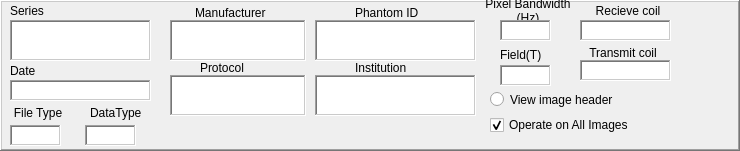
    <widget class="QFrame" name="frame_3">
     <property name="geometry">
      <rect>
       <x>5</x>
       <y>105</y>
       <width>740</width>
       <height>151</height>
      </rect>
     </property>
     <property name="autoFillBackground">
      <bool>true</bool>
     </property>
     <property name="frameShape">
      <enum>QFrame::WinPanel</enum>
     </property>
     <property name="frameShadow">
      <enum>QFrame::Raised</enum>
     </property>
     <widget class="QLabel" name="label">
      <property name="geometry">
       <rect>
        <x>10</x>
        <y>0</y>
        <width>46</width>
        <height>21</height>
       </rect>
      </property>
      <property name="text">
       <string>Series</string>
      </property>
     </widget>
     <widget class="QLabel" name="label_3">
      <property name="geometry">
       <rect>
        <x>10</x>
        <y>60</y>
        <width>51</width>
        <height>21</height>
       </rect>
      </property>
      <property name="text">
       <string>Date</string>
      </property>
     </widget>
     <widget class="QTextEdit" name="lblSeries">
      <property name="geometry">
       <rect>
        <x>10</x>
        <y>20</y>
        <width>141</width>
        <height>41</height>
       </rect>
      </property>
      <property name="frameShape">
       <enum>QFrame::WinPanel</enum>
      </property>
      <property name="verticalScrollBarPolicy">
       <enum>Qt::ScrollBarAlwaysOff</enum>
      </property>
     </widget>
     <widget class="QTextEdit" name="lblDate">
      <property name="geometry">
       <rect>
        <x>10</x>
        <y>80</y>
        <width>141</width>
        <height>21</height>
       </rect>
      </property>
      <property name="frameShape">
       <enum>QFrame::WinPanel</enum>
      </property>
      <property name="verticalScrollBarPolicy">
       <enum>Qt::ScrollBarAlwaysOff</enum>
      </property>
     </widget>
     <widget class="QLabel" name="label_4">
      <property name="geometry">
       <rect>
        <x>195</x>
        <y>5</y>
        <width>91</width>
        <height>16</height>
       </rect>
      </property>
      <property name="text">
       <string>Manufacturer</string>
      </property>
     </widget>
     <widget class="QTextEdit" name="lblManufacturer">
      <property name="geometry">
       <rect>
        <x>170</x>
        <y>20</y>
        <width>136</width>
        <height>41</height>
       </rect>
      </property>
      <property name="frameShape">
       <enum>QFrame::WinPanel</enum>
      </property>
      <property name="verticalScrollBarPolicy">
       <enum>Qt::ScrollBarAlwaysOff</enum>
      </property>
     </widget>
     <widget class="QTextEdit" name="lblField">
      <property name="geometry">
       <rect>
        <x>500</x>
        <y>65</y>
        <width>51</width>
        <height>21</height>
       </rect>
      </property>
      <property name="frameShape">
       <enum>QFrame::WinPanel</enum>
      </property>
      <property name="verticalScrollBarPolicy">
       <enum>Qt::ScrollBarAlwaysOff</enum>
      </property>
     </widget>
     <widget class="QLabel" name="label_5">
      <property name="geometry">
       <rect>
        <x>500</x>
        <y>45</y>
        <width>51</width>
        <height>20</height>
       </rect>
      </property>
      <property name="text">
       <string>Field(T)</string>
      </property>
     </widget>
     <widget class="QLabel" name="label_6">
      <property name="geometry">
       <rect>
        <x>200</x>
        <y>60</y>
        <width>51</width>
        <height>16</height>
       </rect>
      </property>
      <property name="text">
       <string>Protocol</string>
      </property>
     </widget>
     <widget class="QTextEdit" name="lblProtocol">
      <property name="geometry">
       <rect>
        <x>170</x>
        <y>75</y>
        <width>136</width>
        <height>41</height>
       </rect>
      </property>
      <property name="frameShape">
       <enum>QFrame::WinPanel</enum>
      </property>
      <property name="verticalScrollBarPolicy">
       <enum>Qt::ScrollBarAlwaysOff</enum>
      </property>
     </widget>
     <widget class="QLabel" name="label_7">
      <property name="geometry">
       <rect>
        <x>355</x>
        <y>5</y>
        <width>71</width>
        <height>16</height>
       </rect>
      </property>
      <property name="text">
       <string>Phantom ID</string>
      </property>
     </widget>
     <widget class="QTextEdit" name="lblPatient">
      <property name="geometry">
       <rect>
        <x>315</x>
        <y>20</y>
        <width>161</width>
        <height>41</height>
       </rect>
      </property>
      <property name="frameShape">
       <enum>QFrame::WinPanel</enum>
      </property>
      <property name="verticalScrollBarPolicy">
       <enum>Qt::ScrollBarAlwaysOff</enum>
      </property>
     </widget>
     <widget class="QLabel" name="label_8">
      <property name="geometry">
       <rect>
        <x>475</x>
        <y>-5</y>
        <width>106</width>
        <height>31</height>
       </rect>
      </property>
      <property name="text">
       <string>Pixel Bandwidth (Hz)</string>
      </property>
      <property name="alignment">
       <set>Qt::AlignCenter</set>
      </property>
      <property name="wordWrap">
       <bool>true</bool>
      </property>
     </widget>
     <widget class="QTextEdit" name="lblBW">
      <property name="geometry">
       <rect>
        <x>500</x>
        <y>20</y>
        <width>51</width>
        <height>21</height>
       </rect>
      </property>
      <property name="frameShape">
       <enum>QFrame::WinPanel</enum>
      </property>
      <property name="verticalScrollBarPolicy">
       <enum>Qt::ScrollBarAlwaysOff</enum>
      </property>
     </widget>
     <widget class="QLabel" name="label_9">
      <property name="geometry">
       <rect>
        <x>355</x>
        <y>60</y>
        <width>61</width>
        <height>16</height>
       </rect>
      </property>
      <property name="text">
       <string>Institution</string>
      </property>
     </widget>
     <widget class="QTextEdit" name="lblInstitution">
      <property name="geometry">
       <rect>
        <x>315</x>
        <y>75</y>
        <width>161</width>
        <height>41</height>
       </rect>
      </property>
      <property name="frameShape">
       <enum>QFrame::WinPanel</enum>
      </property>
      <property name="verticalScrollBarPolicy">
       <enum>Qt::ScrollBarAlwaysOff</enum>
      </property>
     </widget>
     <widget class="QTextEdit" name="lblReceiveCoil">
      <property name="geometry">
       <rect>
        <x>580</x>
        <y>20</y>
        <width>91</width>
        <height>21</height>
       </rect>
      </property>
      <property name="frameShape">
       <enum>QFrame::WinPanel</enum>
      </property>
      <property name="verticalScrollBarPolicy">
       <enum>Qt::ScrollBarAlwaysOff</enum>
      </property>
     </widget>
     <widget class="QLabel" name="label_31">
      <property name="geometry">
       <rect>
        <x>585</x>
        <y>0</y>
        <width>86</width>
        <height>21</height>
       </rect>
      </property>
      <property name="text">
       <string>Recieve coil</string>
      </property>
      <property name="alignment">
       <set>Qt::AlignCenter</set>
      </property>
      <property name="wordWrap">
       <bool>true</bool>
      </property>
     </widget>
     <widget class="QLabel" name="label_58">
      <property name="geometry">
       <rect>
        <x>0</x>
        <y>100</y>
        <width>76</width>
        <height>26</height>
       </rect>
      </property>
      <property name="text">
       <string>File Type</string>
      </property>
      <property name="alignment">
       <set>Qt::AlignCenter</set>
      </property>
      <property name="wordWrap">
       <bool>true</bool>
      </property>
     </widget>
     <widget class="QTextEdit" name="lblDataType">
      <property name="geometry">
       <rect>
        <x>85</x>
        <y>125</y>
        <width>51</width>
        <height>21</height>
       </rect>
      </property>
      <property name="frameShape">
       <enum>QFrame::WinPanel</enum>
      </property>
      <property name="verticalScrollBarPolicy">
       <enum>Qt::ScrollBarAlwaysOff</enum>
      </property>
     </widget>
     <widget class="QLabel" name="label_59">
      <property name="geometry">
       <rect>
        <x>90</x>
        <y>100</y>
        <width>71</width>
        <height>26</height>
       </rect>
      </property>
      <property name="text">
       <string>DataType</string>
      </property>
     </widget>
     <widget class="QTextEdit" name="lblFileType">
      <property name="geometry">
       <rect>
        <x>10</x>
        <y>125</y>
        <width>51</width>
        <height>21</height>
       </rect>
      </property>
      <property name="frameShape">
       <enum>QFrame::WinPanel</enum>
      </property>
      <property name="verticalScrollBarPolicy">
       <enum>Qt::ScrollBarAlwaysOff</enum>
      </property>
     </widget>
     <widget class="QRadioButton" name="rbViewDicomHeader">
      <property name="geometry">
       <rect>
        <x>490</x>
        <y>89</y>
        <width>161</width>
        <height>21</height>
       </rect>
      </property>
      <property name="text">
       <string>View image header</string>
      </property>
     </widget>
     <widget class="QLabel" name="label_42">
      <property name="geometry">
       <rect>
        <x>570</x>
        <y>40</y>
        <width>106</width>
        <height>26</height>
       </rect>
      </property>
      <property name="text">
       <string>Transmit coil</string>
      </property>
      <property name="alignment">
       <set>Qt::AlignCenter</set>
      </property>
      <property name="wordWrap">
       <bool>true</bool>
      </property>
     </widget>
     <widget class="QTextEdit" name="lblTransmitCoil">
      <property name="geometry">
       <rect>
        <x>580</x>
        <y>60</y>
        <width>91</width>
        <height>21</height>
       </rect>
      </property>
      <property name="frameShape">
       <enum>QFrame::WinPanel</enum>
      </property>
      <property name="verticalScrollBarPolicy">
       <enum>Qt::ScrollBarAlwaysOff</enum>
      </property>
     </widget>
     <widget class="QCheckBox" name="cbOperateOnAllImages">
      <property name="geometry">
       <rect>
        <x>490</x>
        <y>115</y>
        <width>161</width>
        <height>20</height>
       </rect>
      </property>
      <property name="text">
       <string>Operate on All Images</string>
      </property>
      <property name="checked">
       <bool>true</bool>
      </property>
     </widget>
     <zorder>label_3</zorder>
     <zorder>lblSeries</zorder>
     <zorder>lblDate</zorder>
     <zorder>label_4</zorder>
     <zorder>lblManufacturer</zorder>
     <zorder>lblField</zorder>
     <zorder>label_5</zorder>
     <zorder>label_6</zorder>
     <zorder>lblProtocol</zorder>
     <zorder>label_7</zorder>
     <zorder>lblPatient</zorder>
     <zorder>label_8</zorder>
     <zorder>lblBW</zorder>
     <zorder>label_9</zorder>
     <zorder>lblInstitution</zorder>
     <zorder>lblReceiveCoil</zorder>
     <zorder>label_31</zorder>
     <zorder>label_58</zorder>
     <zorder>lblDataType</zorder>
     <zorder>label_59</zorder>
     <zorder>lblFileType</zorder>
     <zorder>label</zorder>
     <zorder>rbViewDicomHeader</zorder>
     <zorder>label_42</zorder>
     <zorder>lblTransmitCoil</zorder>
     <zorder>cbOperateOnAllImages</zorder>
    </widget>
